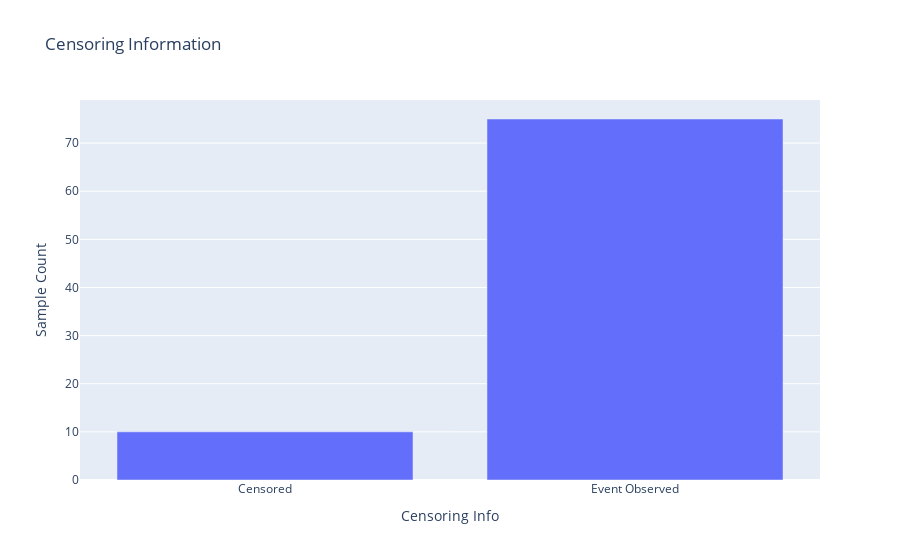

Source (notebook cell):
### Code cell
test_censoring_count  = y_test.value_counts()
# Sample data
data = {'Censoring Info': ['Censored', 'Event Observed'],
        'Sample Count': [test_censoring_count[0], test_censoring_count[1]]}
# Create a bar chart using Plotly Express
fig = px.bar(data, x='Censoring Info', y='Sample Count', title='Censoring Information')
# Show the plot
fig.show()

### Figure 1 — Plotly figure (JSON) as saved in the notebook; plotly's stock layout.template omitted (floating-point values rounded to 4 significant figures)
{"data": [{"alignmentgroup": "True", "hovertemplate": "Censoring Info=%{x}<br>Sample Count=%{y}<extra></extra>", "legendgroup": "", "marker": {"color": "#636efa", "pattern": {"shape": ""}}, "name": "", "offsetgroup": "", "orientation": "v", "showlegend": false, "textposition": "auto", "type": "bar", "x": ["Censored", "Event Observed"], "xaxis": "x", "y": [10, 75], "yaxis": "y"}], "layout": {"autosize": true, "barmode": "relative", "legend": {"tracegroupgap": 0}, "title": {"text": "Censoring Information"}, "xaxis": {"anchor": "y", "autorange": true, "domain": [0, 1], "range": [-0.5, 1.5], "title": {"text": "Censoring Info"}, "type": "category"}, "yaxis": {"anchor": "x", "autorange": true, "domain": [0, 1], "range": [0, 78.95], "title": {"text": "Sample Count"}, "type": "linear"}}}
